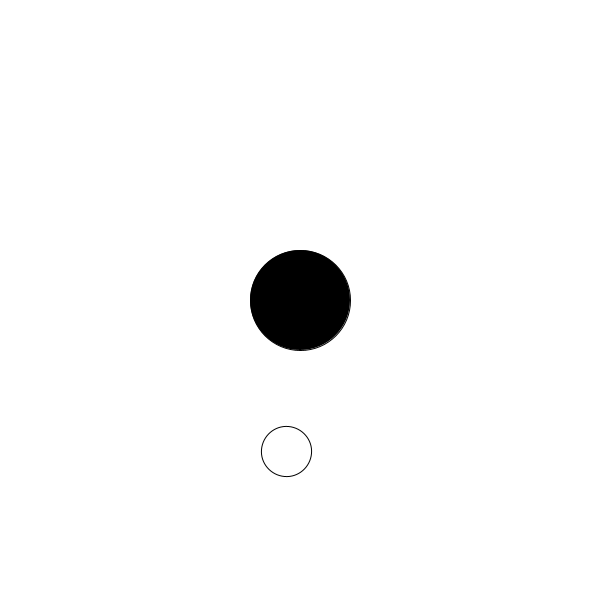
Frame 1 (no input)
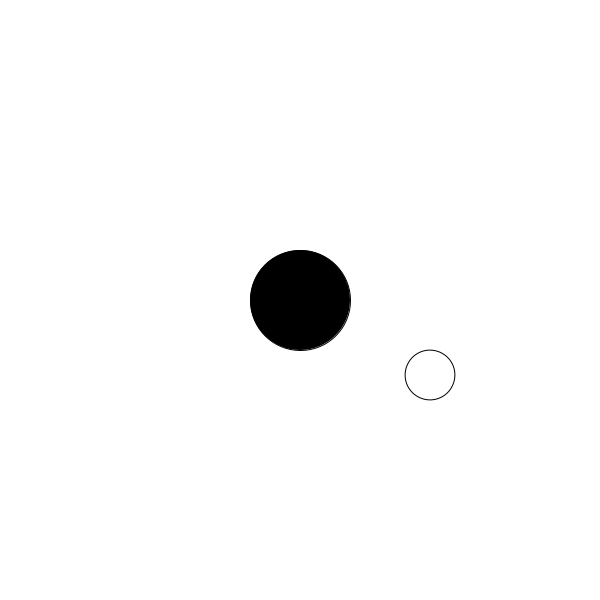
Frame 60 (the mouse pressed at the canvas centre just before this capture)
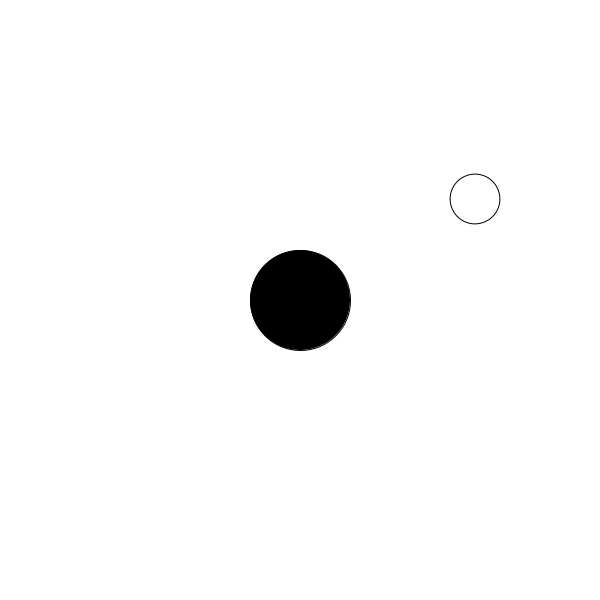
Frame 120 (the mouse held since frame 60 and released just before this capture)

The Processing sketch that drew these frames (run headless with seeded random() and noise(); from frame 60 on, the mouse is pressed at the canvas centre):

// Processing sketch: Week_12_Sin_and_Cos
// ── Week_12_Sin_and_Cos.pde
float theta = 0;
float x, y;

void setup() {
  size(600, 600);
  frameRate(10); //speed
}

void draw() {
  background(255);
  theta += 5;


  pushMatrix();
  translate(width/2, height/2); 
  rotate(radians(theta)); 
  y = sin(theta)*50 + 200; 
  fill(255);
  ellipse(0, y, 50, 50);
  popMatrix();
  

  fill(0); 
  ellipse(width/2, height/2, 100, 100);
}
